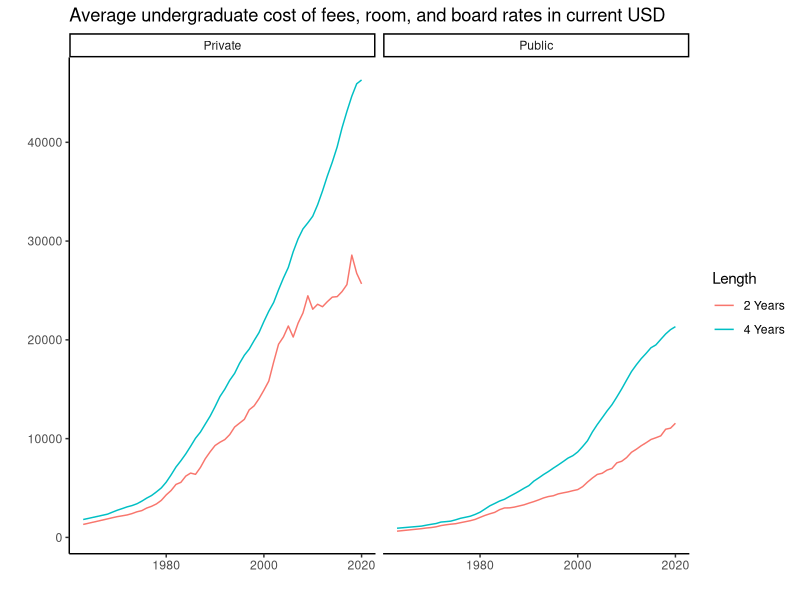
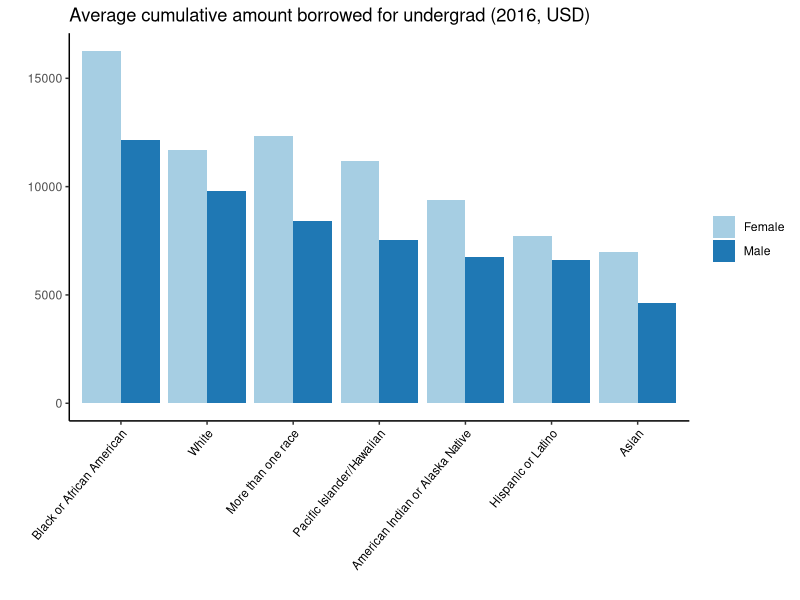
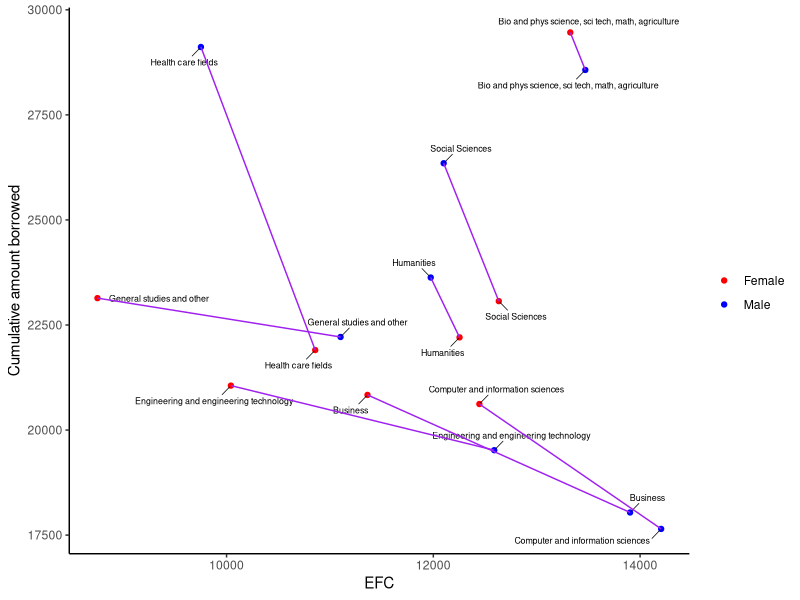

Recreate these plots in R, in order. (Note: this script raises an error after producing the figures.)
## ---- chunk 1
knitr::opts_chunk$set(echo = TRUE, message = FALSE, warning = FALSE)
## ---- chunk 2
library(tidyverse)
library(ggplot2)
library(lubridate)
library(ggrepel)
library(readxl)
## ---- chunk 3
tuition_cost <- read_excel("FP3/college_cost_over_time.xls", sheet = "Sheet1")
#head(tuition_cost)

tuition_cost %>% 
  ggplot(aes(x = Year, y = Amount, color = Length)) +
  geom_line() +
  facet_wrap(~Type) +
  theme_classic() +
  labs(title = "Average undergraduate cost of fees, room, and board rates in current USD", x = "", y = "")
## ---- chunk 4
uplift <- read_csv("11_8_data_clean.csv")
explorerace <- read_csv("10_efc_borrow_race.csv")
exploregender <- read_csv("10_efc_borrow_gender.csv")

## ---- chunk 5
Cum_amt_borrowed_2016 <- read_excel("FP3/amt_borrowed.xlsx", sheet = "Sheet1")

Cum_amt_borrowed_2016 %>% 
  ggplot(aes(x = fct_reorder(Race, Amount, .desc = T), y = Amount, fill = Gender)) +
  geom_bar(stat="identity", position = position_dodge()) +
  theme_classic() +
  theme(axis.text.x = element_text(angle = 50, vjust = 1, hjust=1, size = 8.5, color = "black")) +
  scale_fill_brewer(palette = "Paired") +
  labs(x = "", y = "", fill = "", title = "Average cumulative amount borrowed for undergrad (2016, USD)")
## ---- chunk 6
male <- exploregender %>%
  select(field,efc_m,borr_m) %>%
  mutate(gender = "m")
  colnames(male) <- c("field","efc","borr","gender")
female <- exploregender %>%
  select(field,efc_f,borr_f) %>%
  mutate(gender = "f")
  colnames(female) <- c("field","efc","borr","gender")
final <- rbind(male,female)
final$efc <- extract_numeric(final$efc)

final %>% 
  filter(field != "Education") %>% 
  ggplot(aes(x=efc,y=borr,color=gender, group=field)) + 
    geom_point() +
    geom_text_repel(aes(label=field),
                  size=2.25,
                  box.padding = 0.5,
                  segment.size = 0.25,
                  color = "black") +
    geom_line(color="purple") +
    scale_color_manual(labels=c("Female", "Male"), values = c("red", "blue")) +
    labs(color="", x = "EFC", y = "Cumulative amount borrowed") +
    theme_classic()
## ---- chunk 7
wider <- final %>%
    pivot_wider(names_from=gender,values_from=c(efc,borr),values_fill=0,names_sort=TRUE)

wider <- wider %>%
  mutate(change_efc = (pmax(efc_f,efc_m)-pmin(efc_f,efc_m))/pmin(efc_f,efc_m),change_borr = (pmax(borr_f,borr_m)-pmin(borr_f,borr_m))/pmin(borr_f,borr_m))%>%
    mutate(elasticity = change_efc/change_borr)%>%
  mutate(borr_more = case_when(borr_m>borr_f ~ 'm',
  borr_m<borr_f ~ 'f'))

wider1 <- wider %>%
  mutate(mid_efc=(efc_f+efc_m)/2,mid_borr=(borr_f+borr_m)/2) %>% mutate(elasticity=((efc_f-efc_m)/(mid_efc))/((borr_f-borr_m)/(mid_borr)))%>%
  mutate(borr_more = case_when(borr_m>borr_f ~ 'm',
  borr_m<borr_f ~ 'f'))%>%
  arrange(elasticity)

tab<-wider1%>%
  select(field,elasticity,borr_more)
## ---- chunk 8
tabl <- "
| Field         | Elasticity    | Who borrows more  |
|---------------|:--------------|:--------------------------|
Social Sciences |	-0.3247039 |	Males	 |	
Bio and phys science, sci tech, math, agriculture |	-0.3528085 |	Females	|
Humanities |	-0.3702545 |	Males	|	
Health care fields |	-0.3794884 |	Males		|
Computer and information sciences	| -0.8496284 |	Females	|	
Business |	-1.3969944 |	Females		|
Engineering and engineering technology |	-2.9719174 |	Females	|	
| General studies and other |	-5.8112563 |	Females	|
"
cat(tabl)
## ---- chunk 9
efcrank <- uplift[order(uplift$efc,decreasing=TRUE),]
efcrank$efc_index <- 1:nrow(efcrank)
salaryrank <- efcrank[order(efcrank$job_salary,decreasing=TRUE),]
salaryrank$salary_index <- 1:nrow(salaryrank)
salaryrank$change <- salaryrank$efc_index-salaryrank$salary_index
## ---- chunk 10
data <- readxl::read_xlsx("11_8_data.xlsx", sheet = "salary")
conf_int <- readxl::read_xlsx("11_8_data.xlsx", sheet = "confidence_intervals")

data %>% 
  ggplot() +
  geom_bar(aes(x = fct_reorder(`Field of study: undergraduate (23 categories)`, `Primary job: Annualized salary, 2012`, .desc = T), y = `Primary job: Annualized salary, 2012`), stat = "identity", fill = "skyblue", alpha = 0.7) +
  geom_errorbar(aes(x = `Field of study: undergraduate (23 categories)`, ymin=`CI_low`, ymax=`CI_high`), width=0.4, colour="orange", alpha=0.9, size=1) +
  theme_classic() +
  theme(axis.text.x = element_text(angle = 52, vjust = 1, hjust=1, size = 5.5, color = "black")) +
  labs(x = "Undergraduate Field of Study, 2008", y = "Salary, 2012")
## ---- chunk 11
salary_by_major_2018 <- read_excel("FP3/salary_by_major_0818.xlsx")
#head(salary_by_major_2018)

salary_by_major_2018 %>% 
  filter(`Field of study: undergraduate (10 categories)` != "Undeclared") %>% 
  ggplot() +
  geom_bar(aes(x = fct_reorder(`Field of study: undergraduate (10 categories)`, `Current job, as of B&B:08/18 interview: Annualized salary`, .desc = T), y = `Current job, as of B&B:08/18 interview: Annualized salary`), stat="identity", fill = "#69b3a2", alpha = 0.7) +
  geom_errorbar(aes(x = `Field of study: undergraduate (10 categories)`, ymin=`CI_low`, ymax=`CI_high`), width=0.4, colour="orange", alpha=0.9, size=1) +
  theme_classic() +
  theme(axis.text.x = element_text(angle = 60, vjust = 1, hjust=1, size = 7, color = "black")) +
  labs(x = "Undergraduate Field of Study, 2008", y = "Current Salary in 2018", title = "")
